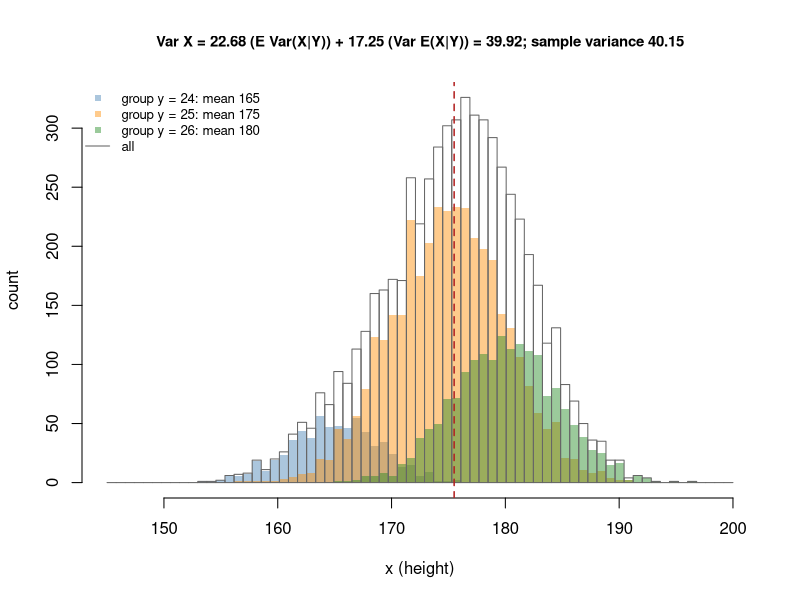

Write the R code that produced this figure.
# Law of total variance: within-group variance plus between-group variance of the group means.
set.seed(0)
probs <- c(0.1, 0.6, 0.3)
means <- c(165, 175, 180)
sds <- c(4, 5, 4.5)
n <- 6000
g <- sample(1:3, n, replace = TRUE, prob = probs)
x <- rnorm(n, means[g], sds[g])

mu <- sum(probs * means)
within <- sum(probs * sds^2)               # E Var(X | Y)
between <- sum(probs * (means - mu)^2)     # Var E(X | Y)

bins <- seq(145, 200, length.out = 70)
keep <- x >= 145 & x <= 200
cols <- c("steelblue", "darkorange", "forestgreen")
h_all <- hist(x[keep], breaks = bins, plot = FALSE)
plot(h_all, col = NA, border = NA, xlab = "x (height)", ylab = "count", cex.main = 0.9,
     main = sprintf("Var X = %.2f (E Var(X|Y)) + %.2f (Var E(X|Y)) = %.2f; sample variance %.2f",
                    within, between, within + between, var(x)))
for (k in 1:3) {
  plot(hist(x[keep & g == k], breaks = bins, plot = FALSE), add = TRUE,
       col = adjustcolor(cols[k], 0.45), border = NA)
}
plot(h_all, add = TRUE, col = NA, border = "gray40")
abline(v = mu, col = "firebrick", lty = 2, lwd = 1.5)
legend("topleft", bty = "n", cex = 0.8, pch = c(15, 15, 15, NA), lty = c(NA, NA, NA, 1),
       col = c(adjustcolor(cols, 0.45), "gray40"),
       legend = c(sprintf("group y = %d: mean %.0f", 24:26, means), "all"))
